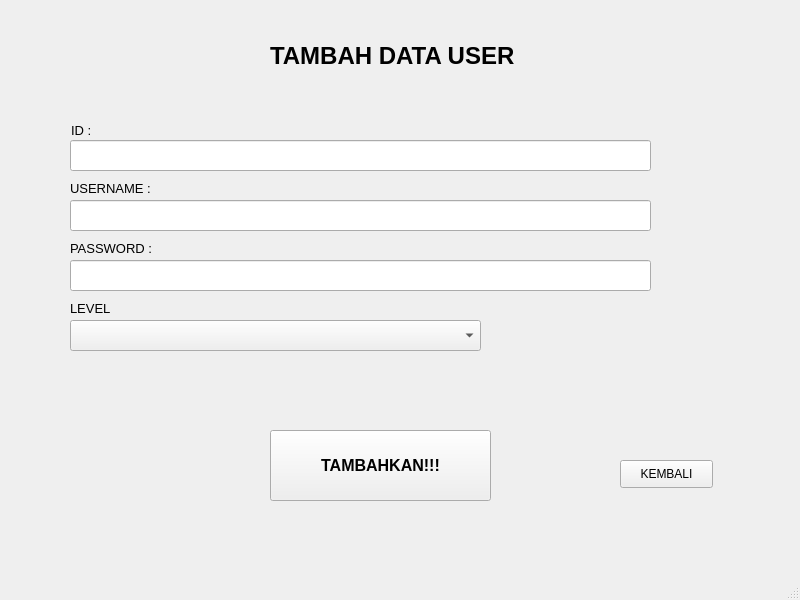
<?xml version="1.0" encoding="UTF-8"?>
<ui version="4.0">
 <class>MainWindow</class>
 <widget class="QMainWindow" name="MainWindow">
  <property name="geometry">
   <rect>
    <x>0</x>
    <y>0</y>
    <width>800</width>
    <height>600</height>
   </rect>
  </property>
  <property name="windowTitle">
   <string>MainWindow</string>
  </property>
  <widget class="QWidget" name="centralwidget">
   <widget class="QLabel" name="label_3">
    <property name="geometry">
     <rect>
      <x>70</x>
      <y>180</y>
      <width>161</width>
      <height>16</height>
     </rect>
    </property>
    <property name="font">
     <font>
      <pointsize>10</pointsize>
     </font>
    </property>
    <property name="text">
     <string>USERNAME :</string>
    </property>
   </widget>
   <widget class="QLabel" name="label_4">
    <property name="geometry">
     <rect>
      <x>70</x>
      <y>240</y>
      <width>161</width>
      <height>16</height>
     </rect>
    </property>
    <property name="font">
     <font>
      <pointsize>10</pointsize>
     </font>
    </property>
    <property name="text">
     <string>PASSWORD :</string>
    </property>
   </widget>
   <widget class="QLabel" name="label_5">
    <property name="geometry">
     <rect>
      <x>70</x>
      <y>300</y>
      <width>211</width>
      <height>16</height>
     </rect>
    </property>
    <property name="font">
     <font>
      <pointsize>10</pointsize>
     </font>
    </property>
    <property name="text">
     <string>LEVEL</string>
    </property>
   </widget>
   <widget class="QLineEdit" name="lineEdit_nim">
    <property name="geometry">
     <rect>
      <x>70</x>
      <y>140</y>
      <width>581</width>
      <height>31</height>
     </rect>
    </property>
    <property name="font">
     <font>
      <pointsize>10</pointsize>
     </font>
    </property>
   </widget>
   <widget class="QLineEdit" name="lineEdit_nama">
    <property name="geometry">
     <rect>
      <x>70</x>
      <y>200</y>
      <width>581</width>
      <height>31</height>
     </rect>
    </property>
    <property name="font">
     <font>
      <pointsize>10</pointsize>
     </font>
    </property>
   </widget>
   <widget class="QLineEdit" name="lineEdit_kelas">
    <property name="geometry">
     <rect>
      <x>70</x>
      <y>260</y>
      <width>581</width>
      <height>31</height>
     </rect>
    </property>
    <property name="font">
     <font>
      <pointsize>10</pointsize>
     </font>
    </property>
   </widget>
   <widget class="QPushButton" name="btn_tambah">
    <property name="geometry">
     <rect>
      <x>270</x>
      <y>430</y>
      <width>221</width>
      <height>71</height>
     </rect>
    </property>
    <property name="font">
     <font>
      <pointsize>12</pointsize>
      <weight>75</weight>
      <bold>true</bold>
     </font>
    </property>
    <property name="text">
     <string>TAMBAHKAN!!!</string>
    </property>
   </widget>
   <widget class="QLabel" name="label_7">
    <property name="geometry">
     <rect>
      <x>270</x>
      <y>40</y>
      <width>261</width>
      <height>31</height>
     </rect>
    </property>
    <property name="font">
     <font>
      <pointsize>18</pointsize>
      <weight>75</weight>
      <bold>true</bold>
     </font>
    </property>
    <property name="text">
     <string>TAMBAH DATA USER</string>
    </property>
   </widget>
   <widget class="QLabel" name="label_8">
    <property name="geometry">
     <rect>
      <x>71</x>
      <y>122</y>
      <width>81</width>
      <height>16</height>
     </rect>
    </property>
    <property name="font">
     <font>
      <pointsize>10</pointsize>
     </font>
    </property>
    <property name="text">
     <string>ID :</string>
    </property>
   </widget>
   <widget class="QPushButton" name="btn_kembali">
    <property name="geometry">
     <rect>
      <x>620</x>
      <y>460</y>
      <width>93</width>
      <height>28</height>
     </rect>
    </property>
    <property name="text">
     <string>KEMBALI</string>
    </property>
   </widget>
   <widget class="QComboBox" name="comboBox">
    <property name="geometry">
     <rect>
      <x>70</x>
      <y>320</y>
      <width>411</width>
      <height>31</height>
     </rect>
    </property>
   </widget>
  </widget>
  <widget class="QMenuBar" name="menubar">
   <property name="geometry">
    <rect>
     <x>0</x>
     <y>0</y>
     <width>800</width>
     <height>21</height>
    </rect>
   </property>
  </widget>
  <widget class="QStatusBar" name="statusbar"/>
 </widget>
 <resources/>
 <connections/>
</ui>
